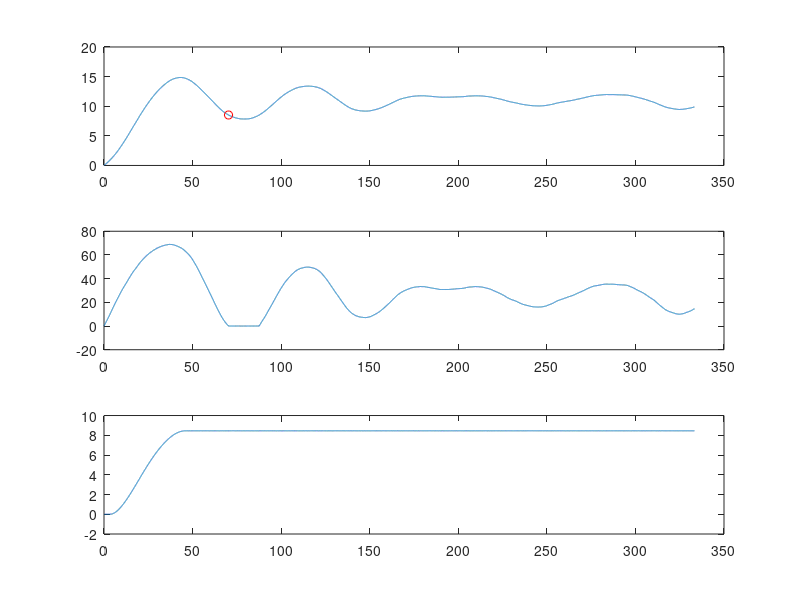
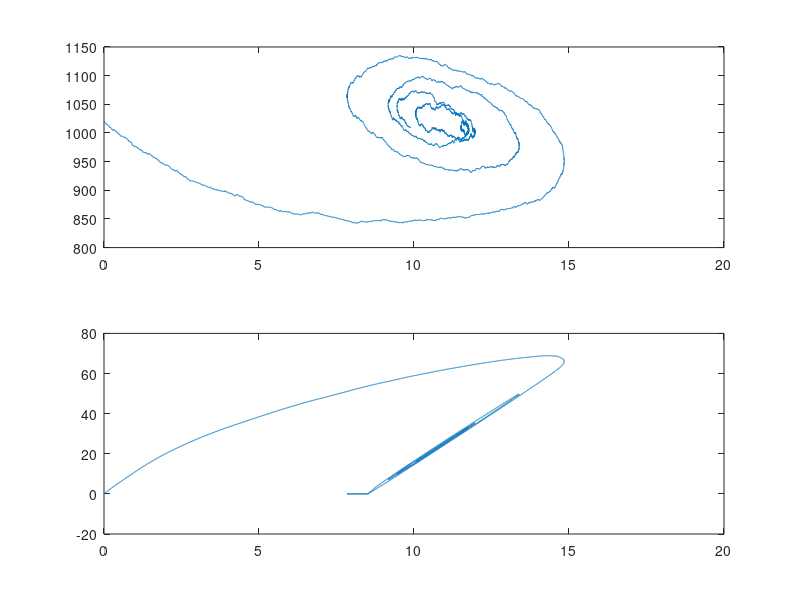

MATLAB code to generate these figures, in order:
% oscillating invadopodia protrusion dynamics
%
% Copyright (C) Ze Gong, Postdoc researcher in Prof. Shenoy Lab, University of Pennsylvania
% Written in 2019, final revison at July 2020.

function Invadopodia_oscillation
% basic biological parameters
R0 = 5000;                                     % unit nm  initial filopodial length
Vp = 80;                                       % unit nm/s  polymerization speed
V0 = 300;                                      % unit nm/s unloaded retrograde flow
Fs0 = 300*1;                                   % unit pN  initial force
%Fa = 800;                                     % unit pN  diffusion term
Ec = 0.1;                                      % unit kPa  cytoskeleton/membrane stiffness
kesic = 5;                                     % unit kPa*s   cytoskeleton/membrane viscosity
A = pi*(400/2)^2/1000;                         % unit nm*um  filopodial cross area
etaR = 10;                                     % unit PN*s/nm  adhesion/clutch viscosity
alpha = 0.9;                                   % unit nm  feedback parameter alpha
beta = 1.5*etaR;                               % unit nm  feedback parameter beta 
tau1 = 400;                                    % unit s  myosin binding timescale
E0 = 0.5;                                      % unit kpa  ECM initial stiffness
E1 = 2;                                        % unit kpa  ECM stiffness
E2p = 0.25;
etas1 = 200;                                   % unit kpa*s  ECM viscosity
etas2p = 160;                                  % unit kpa*s  ECM viscosity
deltay = 10;                                   % unit pN  ECM yielding stress  
Rini = 000;
NoiseVar = 100;

% for equations parameters
a = R0/Ec/A*(etaR*Vp);  % = R0/Ec/A*(Ec*A+etaR*Vp);
b = R0/Ec/A*(1-Vp/V0);
c = R0/Ec/A*(etaR+kesic*A/R0);
g = R0/Ec/A/V0;
e = Fs0 + alpha*etaR*Vp;
f = alpha*etaR+beta;
h = R0/Ec/A;

% physical parameters group
Rss = a-b*e;
Fss = e;
tau2 = g*e+c;
const = b*f;

% bifurcation criteria
real = -(tau2+tau1-const);
imgine = ((tau2+tau1-const)^2-4*tau2*tau1)/tau1^2/tau2^2;

iternum = 7;
tstart = 0;
tfinal = 20000;
Ryield = zeros(iternum,1);
Tdetach = zeros(1, 1);
Ydetach = R0*ones(4, 1);
Tattach = zeros(1, 1);
Yattach = zeros(4, 1);
spara = [a, b, c, e, f, g, h, tau1, E0, E1, E2p, deltay, etas1, etas2p, R0, A, Rini, NoiseVar];
y0 = [Rini; Fss-00; 0; 0];
refine = 4;
tout =  tstart;
yout = y0';
yplastic = 0;
teout = [];
yeout = [];
ieout = [];
options1 = odeset('RelTol',1e-4,'Events', @events1);
options2 = odeset('RelTol',1e-4);

for i=1:iternum
    tspan = [tstart tfinal];
    [t, y, te, ie, ye] = ode45(@(t,y) Fun_plasticity_filopodial(t,y,spara), tspan, y0, options1);
    % Accumulate output.  This could be passed out as output arguments.
    nt = length(t);
    tout = [tout; t(2:nt)];
    yout = [yout; y(2:nt,:)];
    %yplastic = [yplastic; y(2:nt,1)-R0*(1+y(2:nt,3)/A/E0)];
    teout = [teout; te];          % Events at tstart are never reported.
    yeout = [yeout; ye];
    ieout = [ieout; ie];
    tstart = t(nt);
    if (tstart==tfinal)
        break
    end
    % Set the new initial conditions
    y0 = [y(nt,1); y(nt,2); 0; y(nt,4)];
    Ry = y(nt,1);
    Ryield(i) = Ry;
    Tdetach(:,i) = t(nt);
    Ydetach(:,i) = y0;
    %%%%%%
    %   Retract beyond the attachment with ECM, there is no plasticity.    %
    %%%%%%
    tspan = [tstart tfinal];
    options2 = odeset(options2,'InitialStep',t(nt)-t(nt-refine),...
        'MaxStep',t(nt)-t(1));
    options2 = odeset(options2,'Events', @(t,y) events2(t,y,Ry));
    [t, y, te2, ie2, ye2] = ode45(@(t,y) Fun_filopodial(t,y,spara, Ry), tspan, y0, options2);
    % Accumulate output.  This could be passed out as output arguments.
    nt = length(t);
    tout = [tout; t(2:nt)];
    yout = [yout; y(2:nt,:)];
    teout = [teout; te2];          % Events at tstart are never reported.
    yeout = [yeout; ye2];
    ieout = [ieout; ie2];
    % yplastic = [yplastic; yplastic(end)*ones(nt-1,1)];
    % Set the new initial conditions
    y0 = [y(nt,1); y(nt,2); 0; y(nt,4)];
    Tattach(:,i) = t(nt);
    Yattach(:,i) = y0;
    % A good guess of a valid first timestep is the length of the last valid
    % timestep, so use it for faster computation.  'refine' is 4 by default.
    options1 = odeset(options1,'InitialStep',t(nt)-t(nt-refine),...
        'MaxStep',t(nt)-t(1));
    tstart = t(nt);
    if (tstart==tfinal)
        break
    end
end
Vretro = Vp+(yout(:,1)-a+yout(:,2)*b+yout(:,3)*h)./(c+yout(:,2)*g);
% plotting the figures
figure(1)
subplot(3,1,1)
plot(tout/60, (yout(:,1))/1000)  % plot length
hold on
plot(Tdetach/60, (Ydetach(1,:))/1000, 'ro')
hold on
subplot(3,1,2)
plot(tout/60, yout(:,3))  % plot force
hold on
subplot(3,1,3)
plot(tout/60, yout(:,4)/1000)   % plot plastic displacement
hold on
figure(3)

subplot(2,1,1)
plot((yout(:,1))/1000, yout(:,2)) 
hold on
subplot(2,1,2)
plot((yout(:,1))/1000, yout(:,3))
hold on
end

function dydt = Fun_plasticity_filopodial(t, y, p)

[a, b, c, e, f, g, h, tau1, E0, E1, E2, deltay, etas1, etas2, R0, A, Rini, NoiseVar] =...
           deal(p(1),p(2),p(3),p(4),p(5),p(6),p(7),p(8),p(9),p(10),p(11),p(12),...
                p(13),p(14),p(15),p(16),p(17),p(18));
dydt = zeros(4,1);
randnoise = randn(1);
dydt(1) = -(y(1)-a+y(2)*b+y(3)*h)/(c+y(2)*g);
dydt(2) =  1/tau1*(e-dydt(1)*f-y(2))+NoiseVar*randnoise/tau1;
% plasticity
hyb_tan = (1+2/pi*atan((y(3)-deltay-A*E2*y(4)/R0)/0.00001))/2;
%hyb_tan = (1+2/pi*atan((y(3)-deltay)/0.001))/2;
dydt(3) = A*E0/R0*dydt(1)-E0/etas1*((E0+E1)/E0*y(3)-A*E1*(y(1)-y(4)-Rini)/R0)-A*E0*dydt(4)/R0;
dydt(4) = R0/A*(y(3)-deltay-A*E2*y(4)/R0)*hyb_tan/etas2;
end

function dydt = Fun_filopodial(t, y, p, Ry)

[a, b, c, e, f, g, ~, tau1, NoiseVar] = deal(p(1),p(2),p(3),p(4),p(5),p(6),p(7),p(8),p(18));
dydt = zeros(4,1);
randnoise = randn(1);
dydt(1) = -(y(1)-a+y(2)*b)/(c+y(2)*g);
dydt(2) =  1/tau1*(e-dydt(1)*f-y(2))+NoiseVar*randnoise/tau1;
dydt(3) = 0;
dydt(4) = 0;
end

function [value,isterminal,direction] = events1(t,y)
% Locate the time when ECM force passes through zero in a decreasing direction
% and stop integration.
value = y(3);     % detect ECM force = 0
isterminal = 1;   % stop the integration
direction = -1;   % negative direction

end 

function [value,isterminal,direction] = events2(t,y, Ry)
% Locate the time when length pass through retraction length in a decreasing direction
% and stop integration.
value = y(1)-Ry;     % detect protrusion length get to former detach point y(1)=Ry
isterminal = 1;   % stop the integration
direction = 1;   % positive direction
end